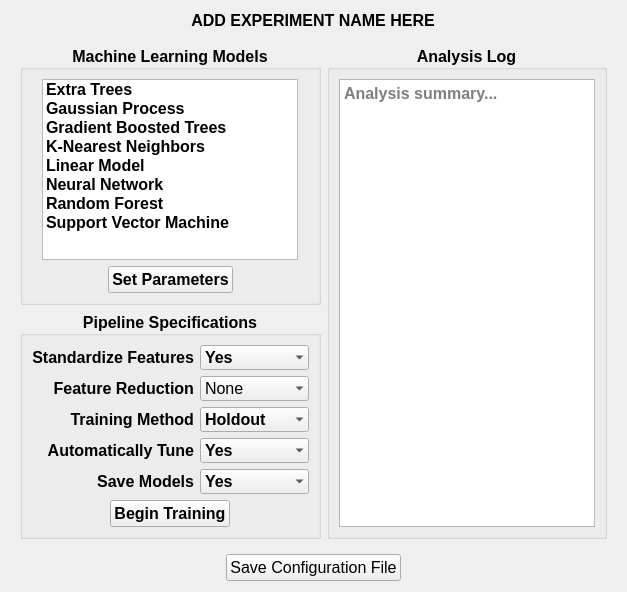
         <widget class="QWidget" name="T2_TrainModel">
          <attribute name="title">
           <string>Train Model</string>
          </attribute>
          <layout class="QGridLayout" name="gridLayout_3">
           <item row="0" column="0" alignment="Qt::AlignHCenter">
            <widget class="QLabel" name="T2_Label_ExperimentName">
             <property name="font">
              <font>
               <pointsize>12</pointsize>
               <weight>75</weight>
               <bold>true</bold>
              </font>
             </property>
             <property name="text">
              <string>ADD EXPERIMENT NAME HERE</string>
             </property>
             <property name="alignment">
              <set>Qt::AlignCenter</set>
             </property>
            </widget>
           </item>
           <item row="1" column="0">
            <widget class="QWidget" name="T2_Widget_MainWindow" native="true">
             <property name="font">
              <font>
               <pointsize>12</pointsize>
              </font>
             </property>
             <layout class="QGridLayout" name="gridLayout_4">
              <item row="1" column="1">
               <widget class="QGroupBox" name="T2_GroupBox_PipelineSpecifications">
                <property name="maximumSize">
                 <size>
                  <width>16777215</width>
                  <height>16777215</height>
                 </size>
                </property>
                <property name="font">
                 <font>
                  <pointsize>12</pointsize>
                  <weight>75</weight>
                  <bold>true</bold>
                 </font>
                </property>
                <property name="title">
                 <string>Pipeline Specifications</string>
                </property>
                <property name="alignment">
                 <set>Qt::AlignCenter</set>
                </property>
                <layout class="QGridLayout" name="gridLayout_5">
                 <item row="6" column="0">
                  <widget class="QLabel" name="T2_Label_AutomaticallyTune">
                   <property name="font">
                    <font>
                     <pointsize>12</pointsize>
                    </font>
                   </property>
                   <property name="text">
                    <string>Automatically Tune</string>
                   </property>
                   <property name="alignment">
                    <set>Qt::AlignRight|Qt::AlignTrailing|Qt::AlignVCenter</set>
                   </property>
                  </widget>
                 </item>
                 <item row="0" column="0">
                  <widget class="QLabel" name="T2_Label_StandardizeFeatures">
                   <property name="font">
                    <font>
                     <pointsize>12</pointsize>
                    </font>
                   </property>
                   <property name="text">
                    <string>Standardize Features</string>
                   </property>
                   <property name="alignment">
                    <set>Qt::AlignRight|Qt::AlignTrailing|Qt::AlignVCenter</set>
                   </property>
                  </widget>
                 </item>
                 <item row="8" column="0" colspan="2" alignment="Qt::AlignHCenter">
                  <widget class="QPushButton" name="T2_Button_BeginTraining">
                   <property name="font">
                    <font>
                     <pointsize>12</pointsize>
                    </font>
                   </property>
                   <property name="text">
                    <string>Begin Training</string>
                   </property>
                  </widget>
                 </item>
                 <item row="7" column="0">
                  <widget class="QLabel" name="T2_Label_SaveModel">
                   <property name="font">
                    <font>
                     <pointsize>12</pointsize>
                    </font>
                   </property>
                   <property name="text">
                    <string>Save Models</string>
                   </property>
                   <property name="alignment">
                    <set>Qt::AlignRight|Qt::AlignTrailing|Qt::AlignVCenter</set>
                   </property>
                  </widget>
                 </item>
                 <item row="5" column="1">
                  <widget class="QComboBox" name="T2_ComboBox_TrainingMethod">
                   <property name="font">
                    <font>
                     <pointsize>12</pointsize>
                    </font>
                   </property>
                   <property name="frame">
                    <bool>false</bool>
                   </property>
                   <item>
                    <property name="text">
                     <string>Holdout</string>
                    </property>
                   </item>
                   <item>
                    <property name="text">
                     <string>CV</string>
                    </property>
                   </item>
                  </widget>
                 </item>
                 <item row="7" column="1">
                  <widget class="QComboBox" name="T2_ComboBox_SaveModels">
                   <property name="font">
                    <font>
                     <pointsize>12</pointsize>
                    </font>
                   </property>
                   <property name="frame">
                    <bool>false</bool>
                   </property>
                   <item>
                    <property name="text">
                     <string>Yes</string>
                    </property>
                   </item>
                   <item>
                    <property name="text">
                     <string>No</string>
                    </property>
                   </item>
                  </widget>
                 </item>
                 <item row="1" column="1">
                  <widget class="QComboBox" name="T2_ComboBox_FeatureReductions">
                   <property name="font">
                    <font>
                     <pointsize>12</pointsize>
                     <weight>50</weight>
                     <bold>false</bold>
                    </font>
                   </property>
                   <property name="currentText" stdset="0">
                    <string>None</string>
                   </property>
                   <property name="frame">
                    <bool>false</bool>
                   </property>
                   <item>
                    <property name="text">
                     <string>None</string>
                    </property>
                   </item>
                   <item>
                    <property name="text">
                     <string>Tree-based</string>
                    </property>
                   </item>
                   <item>
                    <property name="text">
                     <string>PCA</string>
                    </property>
                   </item>
                  </widget>
                 </item>
                 <item row="1" column="0">
                  <widget class="QLabel" name="T2_Labels_FeatureReduction">
                   <property name="font">
                    <font>
                     <pointsize>12</pointsize>
                    </font>
                   </property>
                   <property name="text">
                    <string>Feature Reduction</string>
                   </property>
                   <property name="alignment">
                    <set>Qt::AlignRight|Qt::AlignTrailing|Qt::AlignVCenter</set>
                   </property>
                  </widget>
                 </item>
                 <item row="5" column="0">
                  <widget class="QLabel" name="T2_Label_TrainingMethod">
                   <property name="font">
                    <font>
                     <pointsize>12</pointsize>
                    </font>
                   </property>
                   <property name="text">
                    <string>Training Method</string>
                   </property>
                   <property name="alignment">
                    <set>Qt::AlignRight|Qt::AlignTrailing|Qt::AlignVCenter</set>
                   </property>
                  </widget>
                 </item>
                 <item row="6" column="1">
                  <widget class="QComboBox" name="T2_ComboBox_AutomaticallyTune">
                   <property name="font">
                    <font>
                     <pointsize>12</pointsize>
                    </font>
                   </property>
                   <property name="frame">
                    <bool>false</bool>
                   </property>
                   <item>
                    <property name="text">
                     <string>Yes</string>
                    </property>
                   </item>
                   <item>
                    <property name="text">
                     <string>No</string>
                    </property>
                   </item>
                  </widget>
                 </item>
                 <item row="0" column="1">
                  <widget class="QComboBox" name="T2_ComboBox_StandardizeFeatures">
                   <property name="font">
                    <font>
                     <pointsize>12</pointsize>
                    </font>
                   </property>
                   <property name="currentText" stdset="0">
                    <string>Yes</string>
                   </property>
                   <property name="frame">
                    <bool>false</bool>
                   </property>
                   <item>
                    <property name="text">
                     <string>Yes</string>
                    </property>
                   </item>
                   <item>
                    <property name="text">
                     <string>No</string>
                    </property>
                   </item>
                  </widget>
                 </item>
                </layout>
               </widget>
              </item>
              <item row="0" column="1">
               <widget class="QGroupBox" name="T2_GroupBox_MachineLearningModels">
                <property name="maximumSize">
                 <size>
                  <width>16777215</width>
                  <height>260</height>
                 </size>
                </property>
                <property name="font">
                 <font>
                  <pointsize>12</pointsize>
                  <weight>75</weight>
                  <bold>true</bold>
                 </font>
                </property>
                <property name="title">
                 <string>Machine Learning Models</string>
                </property>
                <property name="alignment">
                 <set>Qt::AlignCenter</set>
                </property>
                <layout class="QVBoxLayout" name="verticalLayout_4">
                 <item alignment="Qt::AlignHCenter">
                  <widget class="QListWidget" name="T2_ListWidget_Models">
                   <property name="sizePolicy">
                    <sizepolicy hsizetype="Expanding" vsizetype="Expanding">
                     <horstretch>1</horstretch>
                     <verstretch>1</verstretch>
                    </sizepolicy>
                   </property>
                   <property name="font">
                    <font>
                     <pointsize>12</pointsize>
                    </font>
                   </property>
                   <property name="autoFillBackground">
                    <bool>false</bool>
                   </property>
                   <property name="frameShadow">
                    <enum>QFrame::Sunken</enum>
                   </property>
                   <property name="showDropIndicator" stdset="0">
                    <bool>false</bool>
                   </property>
                   <property name="alternatingRowColors">
                    <bool>false</bool>
                   </property>
                   <property name="movement">
                    <enum>QListView::Static</enum>
                   </property>
                   <property name="resizeMode">
                    <enum>QListView::Fixed</enum>
                   </property>
                   <property name="viewMode">
                    <enum>QListView::ListMode</enum>
                   </property>
                   <property name="uniformItemSizes">
                    <bool>false</bool>
                   </property>
                   <item>
                    <property name="text">
                     <string>Extra Trees</string>
                    </property>
                    <property name="font">
                     <font>
                      <pointsize>12</pointsize>
                     </font>
                    </property>
                    <property name="checkState">
                     <enum>Unchecked</enum>
                    </property>
                    <property name="flags">
                     <set>ItemIsSelectable|ItemIsUserCheckable|ItemIsEnabled</set>
                    </property>
                   </item>
                   <item>
                    <property name="text">
                     <string>Gaussian Process</string>
                    </property>
                    <property name="font">
                     <font>
                      <pointsize>12</pointsize>
                     </font>
                    </property>
                    <property name="checkState">
                     <enum>Unchecked</enum>
                    </property>
                    <property name="flags">
                     <set>ItemIsSelectable|ItemIsUserCheckable|ItemIsEnabled</set>
                    </property>
                   </item>
                   <item>
                    <property name="text">
                     <string>Gradient Boosted Trees</string>
                    </property>
                    <property name="font">
                     <font>
                      <pointsize>12</pointsize>
                     </font>
                    </property>
                    <property name="checkState">
                     <enum>Unchecked</enum>
                    </property>
                    <property name="flags">
                     <set>ItemIsSelectable|ItemIsUserCheckable|ItemIsEnabled</set>
                    </property>
                   </item>
                   <item>
                    <property name="text">
                     <string>K-Nearest Neighbors</string>
                    </property>
                    <property name="font">
                     <font>
                      <pointsize>12</pointsize>
                     </font>
                    </property>
                    <property name="checkState">
                     <enum>Unchecked</enum>
                    </property>
                    <property name="flags">
                     <set>ItemIsSelectable|ItemIsUserCheckable|ItemIsEnabled</set>
                    </property>
                   </item>
                   <item>
                    <property name="text">
                     <string>Linear Model</string>
                    </property>
                    <property name="font">
                     <font>
                      <pointsize>12</pointsize>
                     </font>
                    </property>
                    <property name="checkState">
                     <enum>Unchecked</enum>
                    </property>
                    <property name="flags">
                     <set>ItemIsSelectable|ItemIsUserCheckable|ItemIsEnabled</set>
                    </property>
                   </item>
                   <item>
                    <property name="text">
                     <string>Neural Network</string>
                    </property>
                    <property name="font">
                     <font>
                      <pointsize>12</pointsize>
                     </font>
                    </property>
                    <property name="checkState">
                     <enum>Unchecked</enum>
                    </property>
                    <property name="flags">
                     <set>ItemIsSelectable|ItemIsUserCheckable|ItemIsEnabled</set>
                    </property>
                   </item>
                   <item>
                    <property name="text">
                     <string>Random Forest</string>
                    </property>
                    <property name="font">
                     <font>
                      <pointsize>12</pointsize>
                     </font>
                    </property>
                    <property name="checkState">
                     <enum>Unchecked</enum>
                    </property>
                    <property name="flags">
                     <set>ItemIsSelectable|ItemIsUserCheckable|ItemIsEnabled</set>
                    </property>
                   </item>
                   <item>
                    <property name="text">
                     <string>Support Vector Machine</string>
                    </property>
                    <property name="font">
                     <font>
                      <pointsize>12</pointsize>
                     </font>
                    </property>
                    <property name="checkState">
                     <enum>Unchecked</enum>
                    </property>
                    <property name="flags">
                     <set>ItemIsSelectable|ItemIsUserCheckable|ItemIsEnabled</set>
                    </property>
                   </item>
                  </widget>
                 </item>
                 <item alignment="Qt::AlignHCenter">
                  <widget class="QPushButton" name="T2_Button_SetParameters">
                   <property name="font">
                    <font>
                     <pointsize>12</pointsize>
                    </font>
                   </property>
                   <property name="text">
                    <string>Set Parameters</string>
                   </property>
                  </widget>
                 </item>
                </layout>
               </widget>
              </item>
              <item row="0" column="3" rowspan="2">
               <widget class="QGroupBox" name="T2_GroupBox_AnalysisLog">
                <property name="font">
                 <font>
                  <pointsize>12</pointsize>
                  <weight>75</weight>
                  <bold>true</bold>
                 </font>
                </property>
                <property name="title">
                 <string>Analysis Log</string>
                </property>
                <property name="alignment">
                 <set>Qt::AlignCenter</set>
                </property>
                <layout class="QHBoxLayout" name="horizontalLayout_4">
                 <item>
                  <widget class="QTextBrowser" name="T2_TextBrowser_AnalysisLog">
                   <property name="font">
                    <font>
                     <pointsize>12</pointsize>
                    </font>
                   </property>
                   <property name="html">
                    <string>&lt;!DOCTYPE HTML PUBLIC &quot;-//W3C//DTD HTML 4.0//EN&quot; &quot;http://www.w3.org/TR/REC-html40/strict.dtd&quot;&gt;
&lt;html&gt;&lt;head&gt;&lt;meta name=&quot;qrichtext&quot; content=&quot;1&quot; /&gt;&lt;style type=&quot;text/css&quot;&gt;
p, li { white-space: pre-wrap; }
&lt;/style&gt;&lt;/head&gt;&lt;body style=&quot; font-family:'MS Shell Dlg 2'; font-size:12pt; font-weight:400; font-style:normal;&quot;&gt;
&lt;p style=&quot;-qt-paragraph-type:empty; margin-top:0px; margin-bottom:0px; margin-left:0px; margin-right:0px; -qt-block-indent:0; text-indent:0px; font-family:'.SF NS Text'; font-size:14pt;&quot;&gt;&lt;br /&gt;&lt;/p&gt;&lt;/body&gt;&lt;/html&gt;</string>
                   </property>
                   <property name="textInteractionFlags">
                    <set>Qt::LinksAccessibleByKeyboard|Qt::LinksAccessibleByMouse</set>
                   </property>
                   <property name="placeholderText" stdset="0">
                    <string>Analysis summary...</string>
                   </property>
                  </widget>
                 </item>
                </layout>
               </widget>
              </item>
             </layout>
            </widget>
           </item>
           <item row="2" column="0" alignment="Qt::AlignHCenter">
            <widget class="QPushButton" name="T2_Button_SaveConfigurationFile">
             <property name="font">
              <font>
               <pointsize>12</pointsize>
              </font>
             </property>
             <property name="text">
              <string>Save Configuration File</string>
             </property>
            </widget>
           </item>
          </layout>
         </widget>
